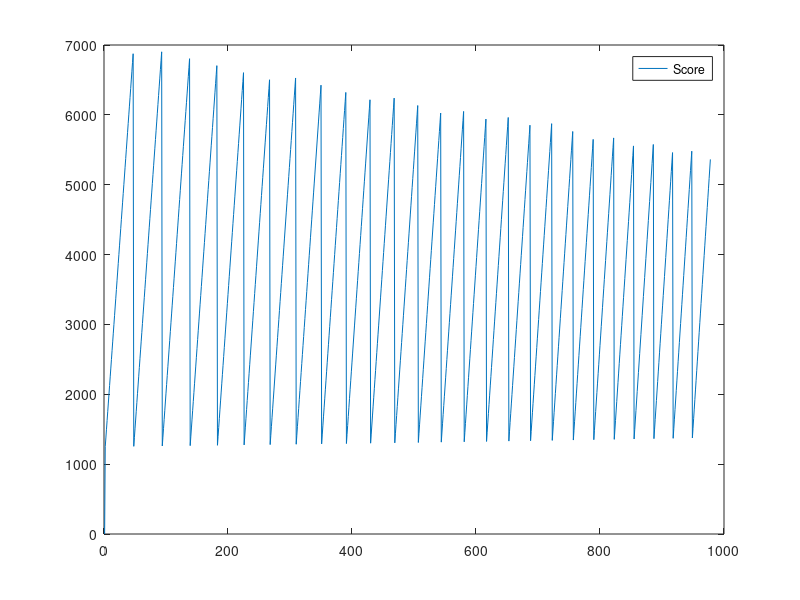
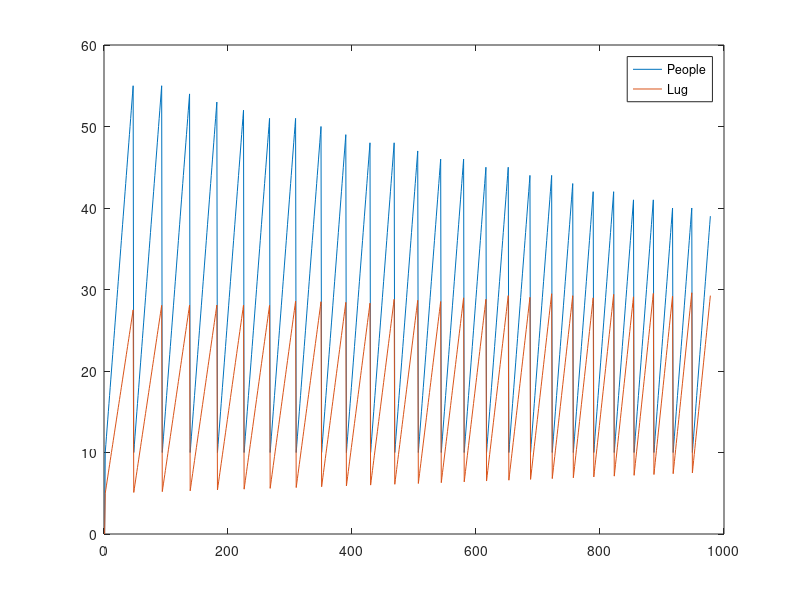

Source code (MATLAB) for these figures, in order:

clc;
clear all;

Score = 0;
People = 0;
Lug=0;

for i=.5:.01:.75
for P=10:1:100

C=P*i;
Q = (P*(.125))+(C);

if Q<35

S=(100*P)+(50*C);
    
Score = [Score S];
People = [People P];
Lug = [Lug C];
    
end 
end
end

figure (1)
plot(Score)
legend('Score')

figure (2)
plot(People)
hold on
plot(Lug)
hold on
legend('People','Lug')

WW = max(Score);
SCell=num2cell(Score);
L=cellfun(@(x) find(x==WW),SCell,'Un',0);
Location= find(not(cellfun('isempty',L)));

SL=Score(Location);
PL=People(Location);
LL=Lug(Location);
LR=LL/PL;
PW=55-LL;

TennisW = PL*.125;
Load = TennisW+LL;
planeW = 40-Load;

slx=['Max Score = $',num2str(SL)];
plx=['Max People = ',num2str(PL)];
llx=['Max Luggage = ',num2str(LL)];
lrx=['Luggage Ratio = ',num2str(LR)];
pwx=['Plane Weight = ',num2str(planeW)];

disp(slx)
disp(plx)
disp(llx)
disp(lrx)
disp(pwx)